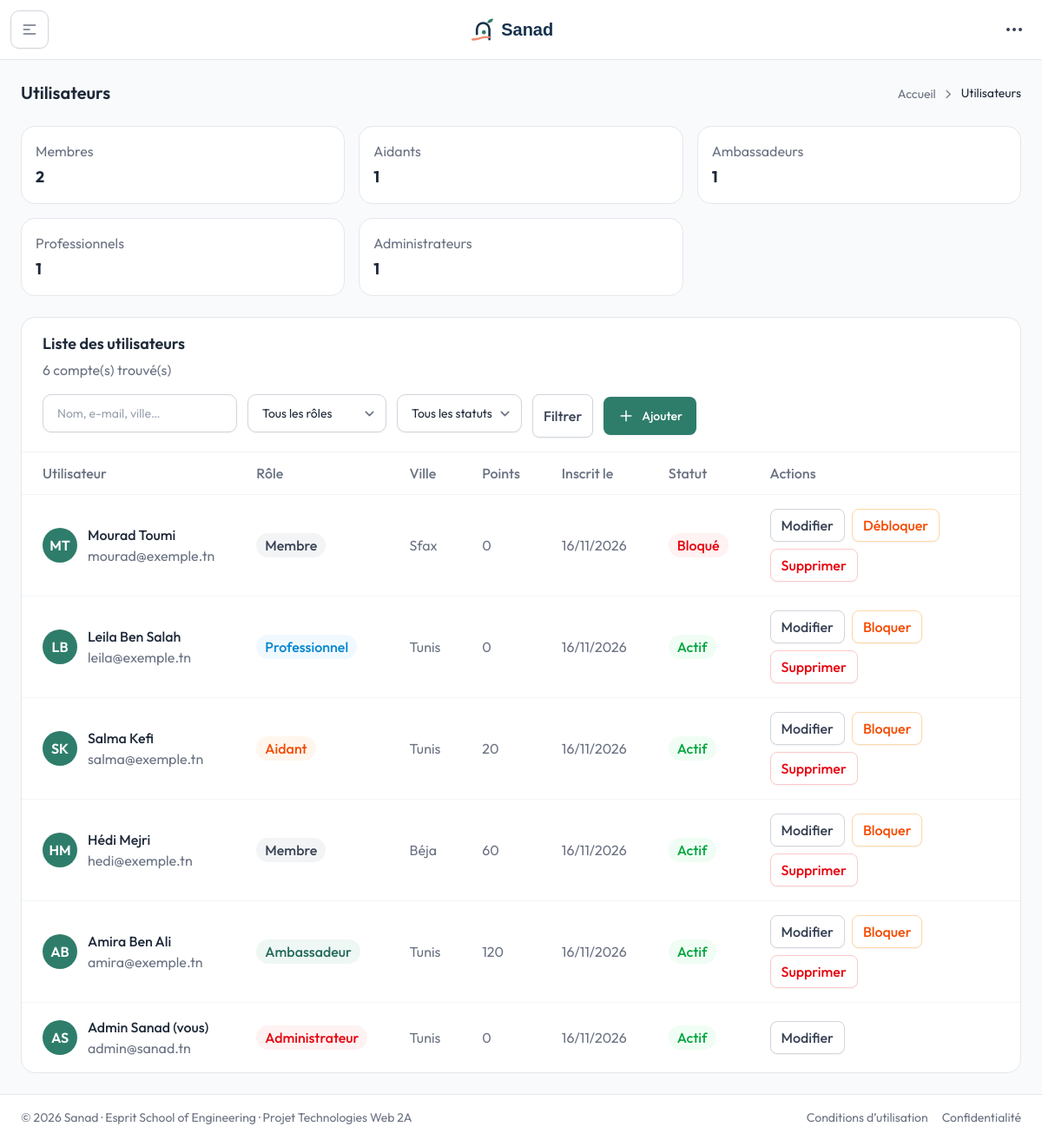
The page /backoffice/index.php?page=utilisateurs (signed in) on the database its author committed.
### tables this page shows
CREATE TABLE utilisateur (
  id INT AUTO_INCREMENT PRIMARY KEY,
  nom VARCHAR(50) NOT NULL,
  prenom VARCHAR(50) NOT NULL,
  email VARCHAR(150) NOT NULL UNIQUE,
  motDePasse VARCHAR(255) NOT NULL,
  telephone VARCHAR(20) NOT NULL DEFAULT '',
  ville VARCHAR(50) NOT NULL DEFAULT '',
  role ENUM('membre','aidant','ambassadeur','professionnel','admin') NOT NULL DEFAULT 'membre',
  statut ENUM('actif','bloque') NOT NULL DEFAULT 'actif',
  points INT NOT NULL DEFAULT 0,
  dateInscription TIMESTAMP NOT NULL DEFAULT CURRENT_TIMESTAMP
);

### backoffice/Controllers/Controller.php (called while the page is built, shortened)
<?php
abstract class Controller
{
    protected function render(string $view, array $data = [], ?string $scriptsView = null): void
    {
        $content      = $this->capture(__DIR__ . '/../Views/' . $view . '.php', $data);
        require_once __DIR__ . '/../Views/includes/layout.php';
    }
    protected function capture(string $file, array $data = []): string
    {
        extract($data);
        require $file;
        return (string) ob_get_clean();
    }
}

### backoffice/Controllers/UtilisateurController.php (called while the page is built, shortened)
<?php
class UtilisateurController extends Controller
{
    private PDO $db;
    private AuthController $auth;
    public function __construct()
    {
        $this->db   = Database::getConnexion();
        $this->auth = new AuthController();
    }
    public function index(): void
    {
        $filtres = [
            'q'      => trim((string) ($_GET['q'] ?? '')),
            'role'   => (string) ($_GET['role'] ?? ''),
            'statut' => (string) ($_GET['statut'] ?? ''),
        ];
        if (!in_array($filtres['role'], Utilisateur::ROLES, true)) {
            $filtres['role'] = '';
        }
        if (!in_array($filtres['statut'], Utilisateur::STATUTS, true)) {
            $filtres['statut'] = '';
        }
        [$where, $params] = $this->construireFiltres($filtres);
        $stmt = $this->db->prepare("SELECT COUNT(*) FROM utilisateur $where");
        $stmt->execute($params);
        $total = (int) $stmt->fetchColumn();
        $nbPages = max(1, (int) ceil($total / self::PAR_PAGE));
        $pageNum = min(max(1, (int) ($_GET['p'] ?? 1)), $nbPages);
        $stmt = $this->db->prepare("SELECT * FROM utilisateur $where ORDER BY id DESC LIMIT :limite OFFSET :decalage");
        $stmt->bindValue(':limite', self::PAR_PAGE, PDO::PARAM_INT);
        $stmt->bindValue(':decalage', ($pageNum - 1) * self::PAR_PAGE, PDO::PARAM_INT);
        $stmt->execute();
        $utilisateurs = array_map([Utilisateur::class, 'fromArray'], $stmt->fetchAll());
        $parRole = array_fill_keys(Utilisateur::ROLES, 0);
        foreach ($this->db->query('SELECT role, COUNT(*) AS n FROM utilisateur GROUP BY role')->fetchAll() as $r) {
            $parRole[$r['role']] = (int) $r['n'];
        }
        $this->render('utilisateurs', [
            'utilisateurs' => $utilisateurs,
            'filtres'      => $filtres,
            'total'        => $total,
            'pageNum'      => $pageNum,
            'nbPages'      => $nbPages,
            'parRole'      => $parRole,
            'moi'          => (int) $_SESSION['user_id'],
            'csrfToken'    => $this->auth->getCsrfToken(),
            'flash'        => AuthController::prendreFlash(),
        ]);
    }
    private function construireFiltres(array $f): array
    {
        $conditions = [];
        $params = [];
        return [$conditions ? 'WHERE ' . implode(' AND ', $conditions) : '', $params];
    }
}

### backoffice/index.php (called while the page is built, shortened)
<?php
require_once __DIR__ . '/config.php';
require_once __DIR__ . '/Controllers/Controller.php';
require_once __DIR__ . '/Views/includes/helpers.php';
$page = (string) ($_GET['page'] ?? 'dashboard');
[$controller, $action] = $routes[$page];
(new $controller())->$action();

### backoffice/config.php (called while the page is built, shortened)
<?php
class Database
{
    private static ?PDO $pdo = null;
    public static function getConnexion(): PDO
    {
        if (self::$pdo === null) {
            try {
                self::$pdo = new PDO(
                    'mysql:host=' . self::HOST . ';dbname=' . self::DBNAME . ';charset=utf8mb4',
                    self::USER,
                    self::PASSWORD,
                    [
                        PDO::ATTR_ERRMODE            => PDO::ERRMODE_EXCEPTION,
                        PDO::ATTR_DEFAULT_FETCH_MODE => PDO::FETCH_ASSOC,
                        PDO::ATTR_EMULATE_PREPARES   => false,
                    ]
                );
            } catch (PDOException $e) {
                error_log($e->getMessage());
                http_response_code(500);
                die('Erreur : connexion à la base de données impossible. Vérifiez config.php et que MySQL est démarré.');
            }
        }
        return self::$pdo;
    }
}
if (!function_exists('e')) {
    function e($value): string
    {
        return htmlspecialchars((string) ($value ?? ''), ENT_QUOTES, 'UTF-8');
    }
}

### backoffice/Models/Utilisateur.php (called while the page is built, shortened)
<?php
class Utilisateur
{
    private int $id = 0;
    private string $nom = '';
    private string $prenom = '';
    private string $email = '';
    private string $ville = '';
    private string $role = 'membre';
    private string $statut = 'actif';
    private int $points = 0;
    private string $dateInscription = '';
    public function getId(): int { return $this->id; }
    public function getNom(): string { return $this->nom; }
    public function getPrenom(): string { return $this->prenom; }
    public function getNomComplet(): string { return trim($this->prenom . ' ' . $this->nom); }
    public function getEmail(): string { return $this->email; }
    public function getVille(): string { return $this->ville; }
    public function getRole(): string { return $this->role; }
    public function getLibelleRole(): string { return self::LIBELLES_ROLES[$this->role] ?? $this->role; }
    public function estBloque(): bool { return $this->statut === 'bloque'; }
    public function getPoints(): int { return $this->points; }
    public function getDateInscription(): string { return $this->dateInscription; }
    public function setId(int $id): void { $this->id = $id; }
    public function setNom(string $nom): void { $this->nom = $nom; }
    public function setPrenom(string $prenom): void { $this->prenom = $prenom; }
    public function setEmail(string $email): void { $this->email = $email; }
    public function setVille(string $ville): void { $this->ville = $ville; }
    public function setRole(string $role): void { $this->role = $role; }
    public function setStatut(string $statut): void { $this->statut = $statut; }
    public function setPoints(int $points): void { $this->points = $points; }
    public function setDateInscription(string $date): void { $this->dateInscription = $date; }
    public static function fromArray(array $row): self
    {
        $u = new self();
        $u->setId((int) ($row['id'] ?? 0));
        $u->setNom((string) ($row['nom'] ?? ''));
        $u->setPrenom((string) ($row['prenom'] ?? ''));
        $u->setEmail((string) ($row['email'] ?? ''));
        $u->setMotDePasse((string) ($row['motDePasse'] ?? ''));
        $u->setTelephone((string) ($row['telephone'] ?? ''));
        $u->setVille((string) ($row['ville'] ?? ''));
        $u->setRole((string) ($row['role'] ?? 'membre'));
        $u->setStatut((string) ($row['statut'] ?? 'actif'));
        $u->setPoints((int) ($row['points'] ?? 0));
        $u->setDateInscription((string) ($row['dateInscription'] ?? ''));
        return $u;
    }
}

### backoffice/Views/utilisateurs.php (the view, shortened to what this page needs)
<?php
$th = 'px-5 py-3 text-start text-theme-xs font-medium text-gray-500 sm:px-6 dark:text-gray-400';
$td = 'px-5 py-4 text-start text-theme-sm text-gray-500 sm:px-6 dark:text-gray-400';
$btn = 'inline-flex items-center rounded-lg border px-3 py-1.5 text-theme-xs font-medium shadow-theme-xs';
?>
<?= filAriane('Utilisateurs') ?>
<div class="mb-6 grid grid-cols-2 gap-4 sm:grid-cols-3 xl:grid-cols-5">
  <?php foreach (Utilisateur::LIBELLES_ROLES as $cle => $libelle): ?>
    <a href="index.php?page=utilisateurs&amp;role=<?= e($cle) ?>" class="rounded-2xl border border-gray-200 bg-white p-4 transition hover:border-brand-300 dark:border-gray-800 dark:bg-white/3">
      <span class="block text-theme-xs text-gray-500 dark:text-gray-400"><?= e($libelle) ?>s</span>
      <span class="mt-1 block text-title-sm font-bold text-gray-800 dark:text-white/90"><?= (int) $parRole[$cle] ?></span>
    </a>
  <?php endforeach; ?>
</div>
<div class="rounded-2xl border border-gray-200 bg-white dark:border-gray-800 dark:bg-white/3">
  <div class="flex flex-col gap-4 px-5 py-4 sm:px-6 xl:flex-row xl:items-center xl:justify-between">
    <div>
      <h3 class="text-lg font-semibold text-gray-800 dark:text-white/90">Liste des utilisateurs</h3>
      <p class="mt-1 text-theme-sm text-gray-500 dark:text-gray-400"><?= (int) $total ?> compte(s) trouvé(s)</p>
    </div>
    <div class="flex flex-col gap-3 lg:flex-row lg:items-center">
      <form action="index.php" method="get" class="flex flex-col gap-3 sm:flex-row">
        <input type="search" name="q" value="<?= e($filtres['q']) ?>" maxlength="100" placeholder="Nom, e-mail, ville…" aria-label="Rechercher" class="<?= CLASSE_CHAMP ?> sm:w-56" />
        <select name="role" aria-label="Filtrer par rôle" class="<?= CLASSE_CHAMP ?> sm:w-40">
          <option value="">Tous les rôles</option>
        </select>
        <select name="statut" aria-label="Filtrer par statut" class="<?= CLASSE_CHAMP ?> sm:w-36">
          <option value="">Tous les statuts</option>
        </select>
        <button type="submit" class="<?= $btn ?> justify-center border-gray-300 bg-white py-3 text-gray-700 hover:bg-gray-50 dark:border-gray-700 dark:bg-gray-800 dark:text-gray-300">Filtrer</button>
      </form>
      <a href="index.php?page=utilisateur-form" class="inline-flex items-center justify-center gap-2 rounded-lg bg-brand-500 px-4 py-3 text-sm font-medium text-white shadow-theme-xs transition hover:bg-brand-600"><svg width="20" height="20" viewBox="0 0 20 20" fill="none"><path d="M10 4.167v11.666M4.167 10h11.666" stroke="currentColor" stroke-width="1.5" stroke-linecap="round"/></svg>Ajouter</a>
    </div>
  </div>
  <div class="max-w-full overflow-x-auto border-t border-gray-100 dark:border-gray-800">
    <table class="min-w-full">
      <thead class="border-b border-gray-100 dark:border-white/5">
        <tr><th class="<?= $th ?>">Utilisateur</th><th class="<?= $th ?>">Rôle</th><th class="<?= $th ?>">Ville</th><th class="<?= $th ?>">Points</th><th class="<?= $th ?>">Inscrit le</th><th class="<?= $th ?>">Statut</th><th class="<?= $th ?>">Actions</th></tr>
      </thead>
      <tbody class="divide-y divide-gray-100 dark:divide-white/5">
        <?php foreach ($utilisateurs as $u): ?>
          <tr class="transition hover:bg-gray-50/50 dark:hover:bg-white/2">
            <td class="<?= $td ?>">
              <div class="flex items-center gap-3">
                <span class="flex h-10 w-10 shrink-0 items-center justify-center rounded-full bg-brand-500 text-theme-xs font-semibold text-white"><?= e(initiales($u->getPrenom(), $u->getNom())) ?></span>
                <div>
                  <span class="block text-theme-sm font-medium text-gray-800 dark:text-white/90"><?= e($u->getNomComplet()) ?><?= $u->getId() === $moi ? ' (vous)' : '' ?></span>
                  <span class="block text-theme-xs text-gray-500 dark:text-gray-400"><?= e($u->getEmail()) ?></span>
                </div>
              </div>
            </td>
            <td class="<?= $td ?>"><?= badgeRole($u->getRole(), $u->getLibelleRole()) ?></td>
            <td class="<?= $td ?>"><?= e($u->getVille() ?: '—') ?></td>
            <td class="<?= $td ?>"><?= (int) $u->getPoints() ?></td>
            <td class="<?= $td ?>"><?= e($u->getDateInscription() ? date('d/m/Y', strtotime($u->getDateInscription())) : '—') ?></td>
            <td class="<?= $td ?>">
              <?php if ($u->estBloque()): ?>
                <span class="inline-flex rounded-full bg-red-50 px-2.5 py-0.5 text-theme-xs font-medium text-red-600 dark:bg-red-500/15 dark:text-red-500">Bloqué</span>
              <?php else: ?>
                <span class="inline-flex rounded-full bg-green-50 px-2.5 py-0.5 text-theme-xs font-medium text-green-600 dark:bg-green-500/15 dark:text-green-500">Actif</span>
              <?php endif; ?>
            </td>
            <td class="<?= $td ?>">
              <div class="flex flex-wrap items-center gap-2">
                <a href="index.php?page=utilisateur-edit&amp;id=<?= (int) $u->getId() ?>" class="<?= $btn ?> border-gray-300 bg-white text-gray-700 hover:bg-gray-50 dark:border-gray-700 dark:bg-gray-800 dark:text-gray-300">Modifier</a>
                <?php if ($u->getId() !== $moi): ?>
                  <form action="index.php?page=utilisateur-toggle" method="post" data-confirm="<?= $u->estBloque() ? 'Débloquer' : 'Bloquer' ?> le compte de <?= e($u->getNomComplet()) ?> ?">
                    <button type="submit" class="<?= $btn ?> border-orange-200 bg-white text-orange-600 hover:bg-orange-50 dark:border-orange-500/30 dark:bg-transparent dark:text-orange-400"><?= $u->estBloque() ? 'Débloquer' : 'Bloquer' ?></button>
                  </form>
                  <form action="index.php?page=utilisateur-delete" method="post" data-confirm="Supprimer définitivement le compte de <?= e($u->getNomComplet()) ?> ? Son passeport sera supprimé aussi.">
                    <button type="submit" class="<?= $btn ?> border-red-200 bg-white text-red-600 hover:bg-red-50 dark:border-red-500/30 dark:bg-transparent dark:text-red-400">Supprimer</button>
                  </form>
                <?php endif; ?>
              </div>
            </td>
          </tr>
        <?php endforeach; ?>
      </tbody>
    </table>
  </div>
</div>

### backoffice/Views/includes/helpers.php (shortened to what this page needs)
<?php
function filAriane(string $titre, array $liens = []): string
{
    $fleche = '<svg class="stroke-current" width="17" height="16" viewBox="0 0 17 16" fill="none"><path d="M6.0765 12.667L10.2432 8.50033L6.0765 4.33366" stroke="" stroke-width="1.2" stroke-linecap="round" stroke-linejoin="round" /></svg>';
    $html = '<div class="mb-6 flex flex-wrap items-center justify-between gap-3"><h2 class="text-xl font-semibold text-gray-800 dark:text-white/90">' . e($titre) . '</h2><nav><ol class="flex items-center gap-1.5">';
    $html .= '<li><a class="inline-flex items-center gap-1.5 text-sm text-gray-500 dark:text-gray-400" href="index.php?page=dashboard">Accueil ' . $fleche . '</a></li>';
    return $html . '<li class="text-sm text-gray-800 dark:text-white/90">' . e($titre) . '</li></ol></nav></div>';
}
function initiales(string $prenom, string $nom): string
{
    return mb_strtoupper(mb_substr($prenom, 0, 1) . mb_substr($nom, 0, 1));
}
function badgeRole(string $role, string $libelle): string
{
    $couleurs = [
        'admin'         => 'bg-red-50 text-red-600 dark:bg-red-500/15 dark:text-red-500',
        'ambassadeur'   => 'bg-brand-50 text-brand-600 dark:bg-brand-500/15 dark:text-brand-400',
        'professionnel' => 'bg-sky-50 text-sky-600 dark:bg-sky-500/15 dark:text-sky-500',
        'aidant'        => 'bg-orange-50 text-orange-600 dark:bg-orange-500/15 dark:text-orange-400',
        'membre'        => 'bg-gray-100 text-gray-700 dark:bg-white/5 dark:text-white/80',
    ];
    return '<span class="inline-flex items-center rounded-full px-2.5 py-0.5 text-theme-xs font-medium ' . ($couleurs[$role] ?? $couleurs['membre']) . '">' . e($libelle) . '</span>';
}

### rows shown on the page
utilisateur: initiales($u->getPrenom(), $u->getNom()) "MT", $u->getNomComplet() "Mourad Toumi", email "mourad@exemple.tn", libelle "Membre", ville "Sfax", points "0", dateInscription "16/11/2026", statut "Bloqué"
utilisateur: initiales($u->getPrenom(), $u->getNom()) "LB", $u->getNomComplet() "Leila Ben Salah", email "leila@exemple.tn", libelle "Professionnel", ville "Tunis", points "0", dateInscription "16/11/2026", statut "Actif"
utilisateur: initiales($u->getPrenom(), $u->getNom()) "SK", $u->getNomComplet() "Salma Kefi", email "salma@exemple.tn", libelle "Aidant", ville "Tunis", points "20", dateInscription "16/11/2026", statut "Actif"
utilisateur: initiales($u->getPrenom(), $u->getNom()) "HM", $u->getNomComplet() "Hédi Mejri", email "hedi@exemple.tn", libelle "Membre", ville "Béja", points "60", dateInscription "16/11/2026", statut "Actif"
utilisateur: initiales($u->getPrenom(), $u->getNom()) "AB", $u->getNomComplet() "Amira Ben Ali", email "amira@exemple.tn", libelle "Ambassadeur", ville "Tunis", points "120", dateInscription "16/11/2026", statut "Actif"
utilisateur: initiales($u->getPrenom(), $u->getNom()) "AS", $u->getNomComplet() "Admin Sanad", shows "(vous)", email "admin@sanad.tn", libelle "Administrateur", ville "Tunis", points "0", dateInscription "16/11/2026", statut "Actif"

### other values the page prints
$titre "Utilisateurs"
$libelle "Membre"
$parRole[$cle] "2"
$libelle "Aidant"
$parRole[$cle] "1"
$libelle "Ambassadeur"
$libelle "Professionnel"
$libelle "Administrateur"
$total "6"
